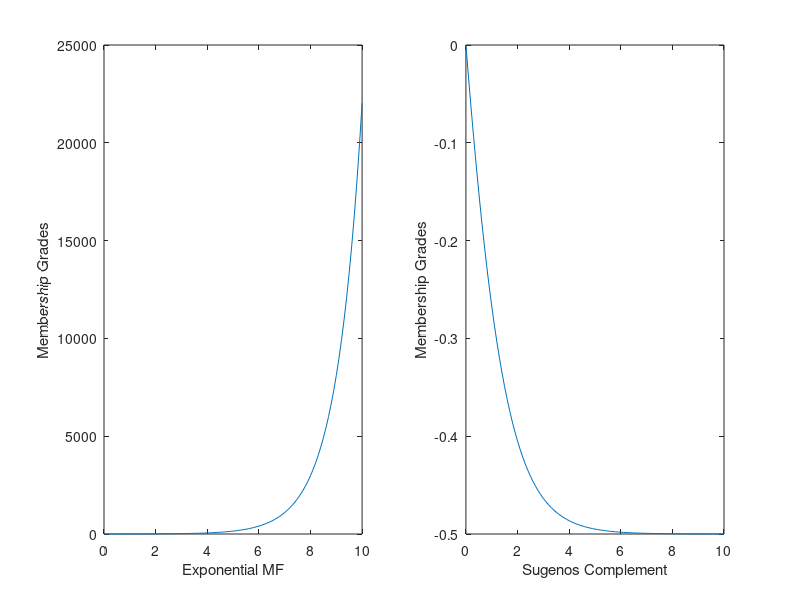

Here is the MATLAB script that generated this plot:
x=0:0.1:10
s=2
y=exp(x);
X=(1-y)
Y=(1+s*y)
Z=X./Y
subplot(1,2,1):plot(x,y);
xlabel('Exponential MF');
ylabel('Membership Grades');
subplot(1,2,2):plot(x,Z);
xlabel('Sugenos Complement');
ylabel('Membership Grades');